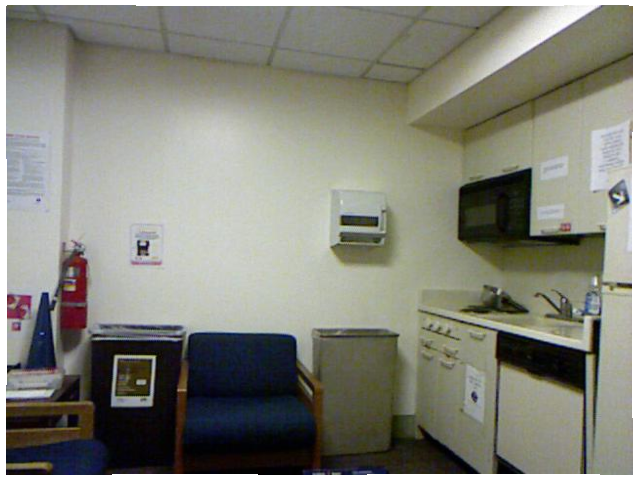
%> input picture ass5/office.png, 640 x 480 px
$ octave --eval "segmenting_images;"   (GNU Octave 9; MATLAB toolbox functions it lacks are replaced by stand-ins)
%> lines starting %> are read from the running program, lines starting %| are printed output that depends on the picture
function segmenting_images
    imageT=imread("office.png");
%> imageT is the input picture: size 480x640x3 uint8; mean R, G, B 131.3, 131.8, 121.7
    imageT=im2double(imageT);
%> imageT: size 480x640x3 double
    depth=load("office_depth.mat");
    [H, W, ~] = size(imageT);
%> H = 480; W = 640
    image=reshape(imageT,H*W,3);
    depthg=cell2mat(struct2cell(depth));
    depthg=mat2gray(depthg);

    %using only color data
    [idx3, C3] = kmeans(image, 3);
%> C3 = [0.757 0.767 0.74; 0.497 0.496 0.43; 0.129 0.122 0.112]
    [idx5, C5] = kmeans(image,5);
%> C5 = [0.539 0.542 0.481; 0.386 0.377 0.297; 0.993 0.993 0.993; 0.0966 0.0907 0.0955; 0.724 0.735 0.704]
    [idx7, C7] = kmeans(image, 7);
%> C7 = [0.29 0.265 0.188; 0.995 0.995 0.995; 0.436 0.43 0.358; 0.645 0.654 0.606; 0.0688 0.0716 0.0883; 0.529 0.532 0.471; 0.753 0.766 0.739]

    outimg3=reshape(idx3,H,W);
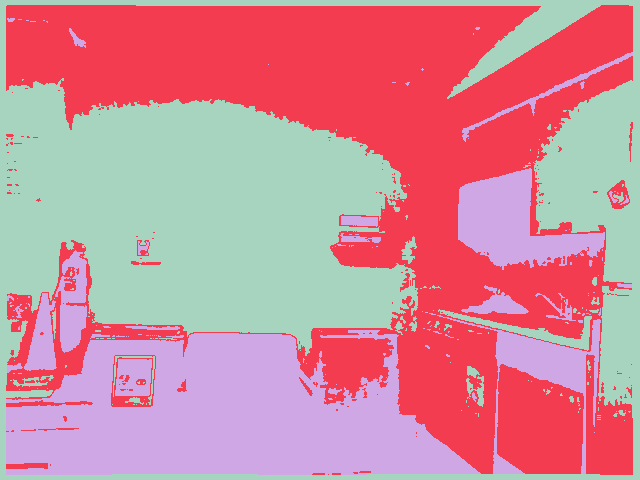
%> outimg3: size 480x640 double; 3 distinct labels, from 1 to 3; one colour per label, 0 black
    outimg5=reshape(idx5,H,W);
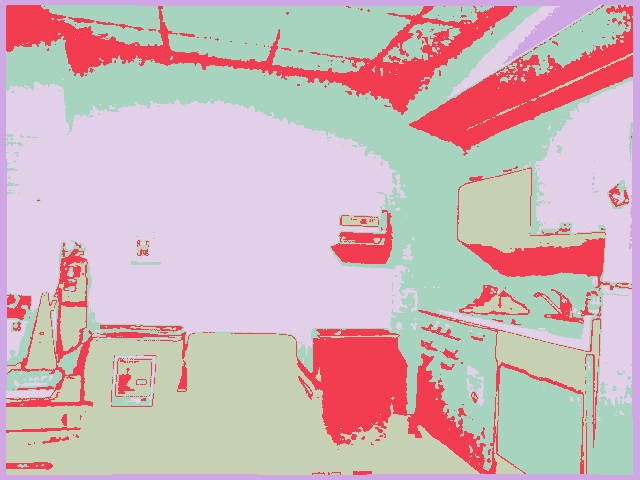
%> outimg5: size 480x640 double; 5 distinct labels, from 1 to 5; one colour per label, 0 black
    outimg7=reshape(idx7,H,W);
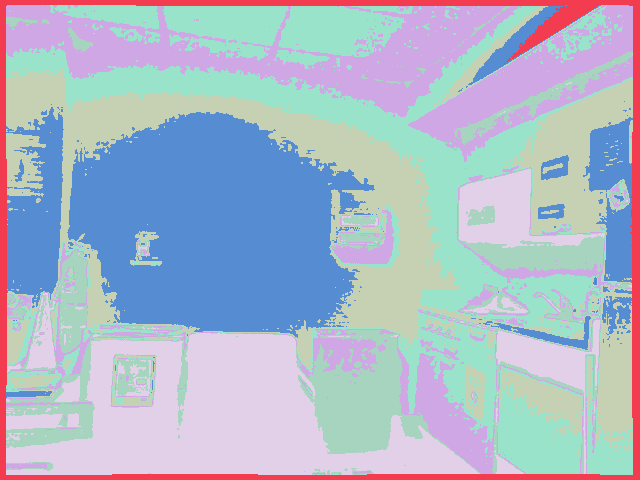
%> outimg7: size 480x640 double; 7 distinct labels, from 1 to 7; one colour per label, 0 black
%> `segmenting_images;`:
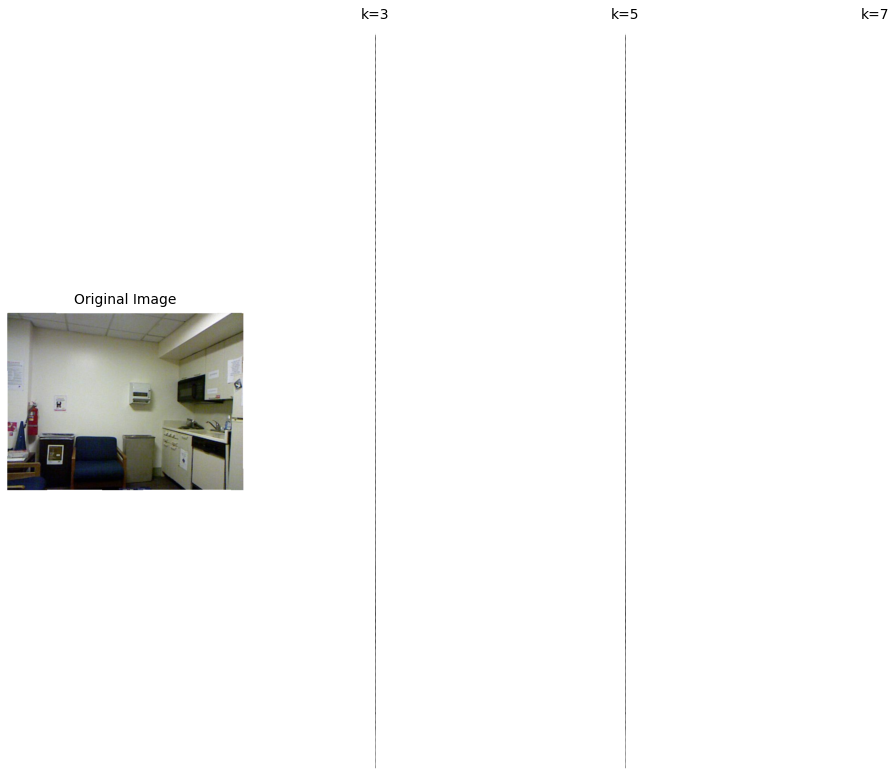
%> figure redrawn from the program's plot data, 4 panels

    figure;
    subplot(1,4,1);
    imshow(imageT);
    title("Original Image");
    subplot(1,4,2);
    imshow(labeloverlay(image,outimg3));
    title("k=3");
    subplot(1,4,3);
    imshow(labeloverlay(image,outimg5));
    title("k=5");
    subplot(1,4,4);
    imshow(labeloverlay(image,outimg7));
    title("k=7");
    % [74 lines of commented-out code are left out]

end
